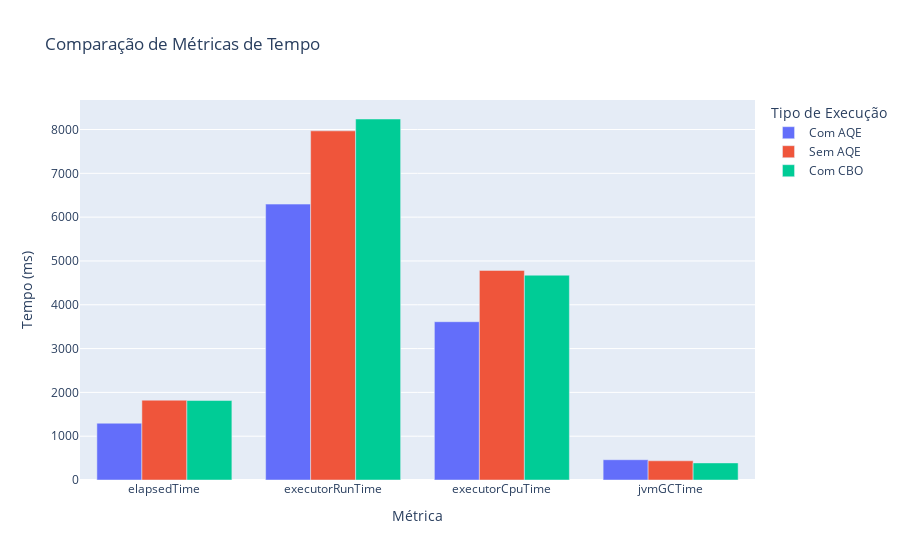

Source (notebook cell):
### Code cell
# Criar um gráfico de barras agrupadas para métricas de tempo
time_metrics = ["elapsedTime", "executorRunTime", "executorCpuTime", "jvmGCTime"]
fig_time = px.bar(
    df_combined.melt(
        id_vars=['execution_type', 'query'],
        value_vars=time_metrics,
        var_name='metric',
        value_name='value'
    ),
    x='metric',
    y='value',
    color='execution_type',
    barmode='group',
    title='Comparação de Métricas de Tempo',
    labels={'value': 'Tempo (ms)', 'metric': 'Métrica', 'execution_type': 'Tipo de Execução'}
)
fig_time.show()

### Figure 1 — Plotly figure (JSON) as saved in the notebook; plotly's stock layout.template omitted (floating-point values rounded to 4 significant figures)
{"data": [{"alignmentgroup": "True", "hovertemplate": "Tipo de Execução=Com AQE<br>Métrica=%{x}<br>Tempo (ms)=%{y}<extra></extra>", "legendgroup": "Com AQE", "marker": {"color": "#636efa", "pattern": {"shape": ""}}, "name": "Com AQE", "offsetgroup": "Com AQE", "orientation": "v", "showlegend": true, "textposition": "auto", "type": "bar", "x": ["elapsedTime", "executorRunTime", "executorCpuTime", "jvmGCTime"], "xaxis": "x", "y": [1296, 6297, 3613, 463], "yaxis": "y"}, {"alignmentgroup": "True", "hovertemplate": "Tipo de Execução=Sem AQE<br>Métrica=%{x}<br>Tempo (ms)=%{y}<extra></extra>", "legendgroup": "Sem AQE", "marker": {"color": "#EF553B", "pattern": {"shape": ""}}, "name": "Sem AQE", "offsetgroup": "Sem AQE", "orientation": "v", "showlegend": true, "textposition": "auto", "type": "bar", "x": ["elapsedTime", "executorRunTime", "executorCpuTime", "jvmGCTime"], "xaxis": "x", "y": [1822, 7969, 4784, 438], "yaxis": "y"}, {"alignmentgroup": "True", "hovertemplate": "Tipo de Execução=Com CBO<br>Métrica=%{x}<br>Tempo (ms)=%{y}<extra></extra>", "legendgroup": "Com CBO", "marker": {"color": "#00cc96", "pattern": {"shape": ""}}, "name": "Com CBO", "offsetgroup": "Com CBO", "orientation": "v", "showlegend": true, "textposition": "auto", "type": "bar", "x": ["elapsedTime", "executorRunTime", "executorCpuTime", "jvmGCTime"], "xaxis": "x", "y": [1814, 8240, 4675, 390], "yaxis": "y"}], "layout": {"barmode": "group", "legend": {"title": {"text": "Tipo de Execução"}, "tracegroupgap": 0}, "title": {"text": "Comparação de Métricas de Tempo"}, "xaxis": {"anchor": "y", "domain": [0, 1], "title": {"text": "Métrica"}}, "yaxis": {"anchor": "x", "domain": [0, 1], "title": {"text": "Tempo (ms)"}}}}
